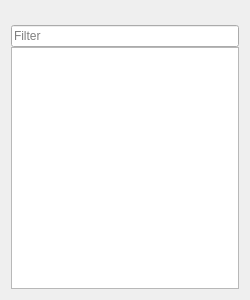
<?xml version="1.0" encoding="UTF-8"?>
<ui version="4.0">
 <class>QStrChooser</class>
 <widget class="QWidget" name="QStrChooser">
  <property name="geometry">
   <rect>
    <x>0</x>
    <y>0</y>
    <width>250</width>
    <height>300</height>
   </rect>
  </property>
  <property name="sizePolicy">
   <sizepolicy hsizetype="Expanding" vsizetype="Expanding">
    <horstretch>0</horstretch>
    <verstretch>0</verstretch>
   </sizepolicy>
  </property>
  <property name="minimumSize">
   <size>
    <width>250</width>
    <height>300</height>
   </size>
  </property>
  <property name="windowTitle">
   <string>Term list</string>
  </property>
  <layout class="QVBoxLayout" name="verticalLayout">
   <item>
    <widget class="QWidget" name="widget" native="true">
     <property name="sizePolicy">
      <sizepolicy hsizetype="Expanding" vsizetype="Expanding">
       <horstretch>0</horstretch>
       <verstretch>0</verstretch>
      </sizepolicy>
     </property>
     <layout class="QVBoxLayout" name="verticalLayout_2">
      <property name="spacing">
       <number>0</number>
      </property>
      <property name="leftMargin">
       <number>0</number>
      </property>
      <property name="topMargin">
       <number>0</number>
      </property>
      <property name="rightMargin">
       <number>0</number>
      </property>
      <property name="bottomMargin">
       <number>0</number>
      </property>
      <item>
       <widget class="QLabel" name="label"/>
      </item>
      <item>
       <widget class="QLineEdit" name="lineEdit">
        <property name="sizePolicy">
         <sizepolicy hsizetype="Expanding" vsizetype="Preferred">
          <horstretch>0</horstretch>
          <verstretch>0</verstretch>
         </sizepolicy>
        </property>
        <property name="placeholderText">
         <string>Filter</string>
        </property>
       </widget>
      </item>
      <item>
       <widget class="QListWidget" name="listWidget">
        <property name="selectionMode">
         <enum>QAbstractItemView::MultiSelection</enum>
        </property>
        <property name="selectionRectVisible">
         <bool>true</bool>
        </property>
       </widget>
      </item>
     </layout>
    </widget>
   </item>
  </layout>
 </widget>
 <resources/>
 <connections>
  <connection>
   <sender>QStrChooser</sender>
   <signal>windowTitleChanged(QString)</signal>
   <receiver>label</receiver>
   <slot>setText(QString)</slot>
   <hints>
    <hint type="sourcelabel">
     <x>124</x>
     <y>149</y>
    </hint>
    <hint type="destinationlabel">
     <x>124</x>
     <y>17</y>
    </hint>
   </hints>
  </connection>
 </connections>
</ui>
